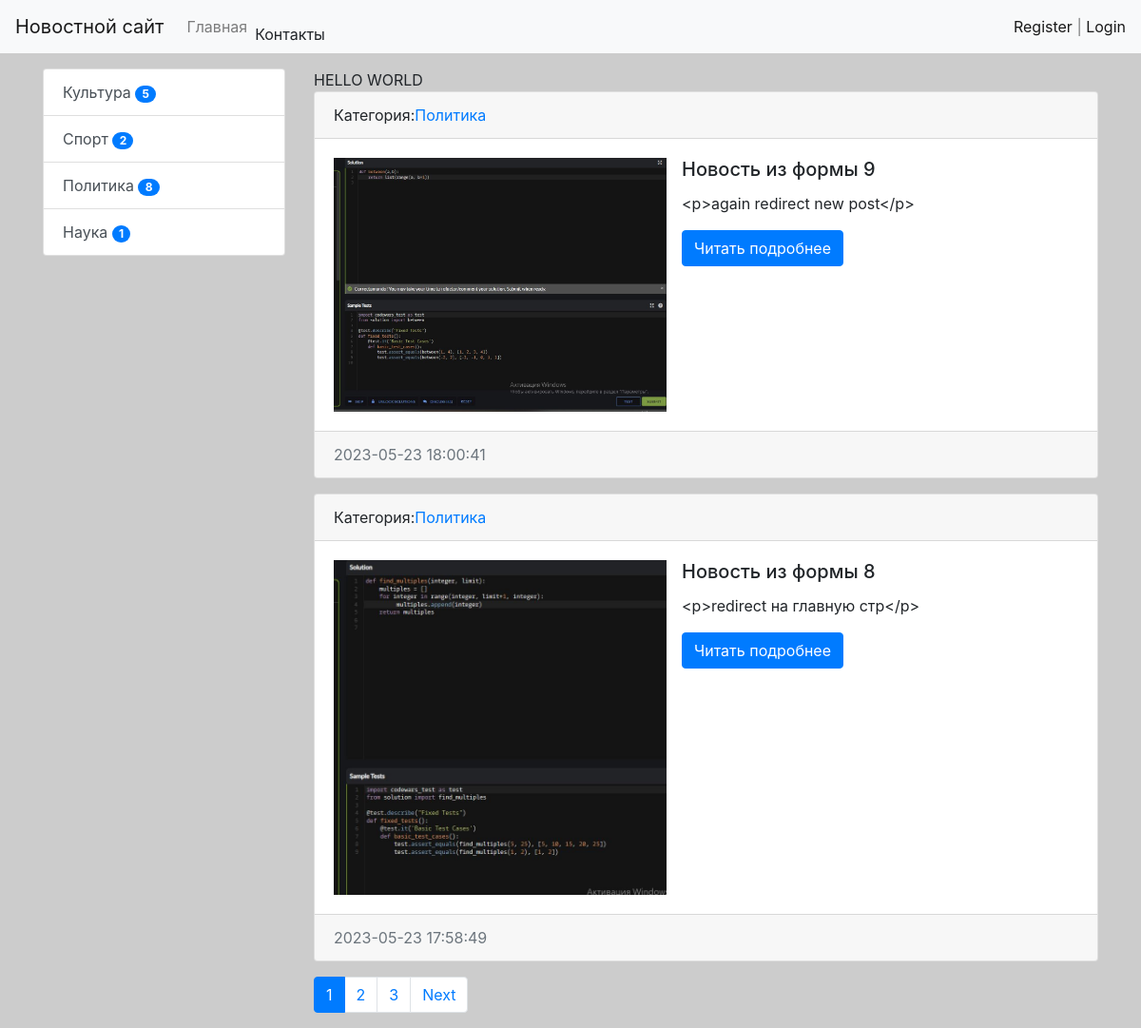
The page / on the database its author committed.
### news/models.py (models this page shows, shortened)
class Category(models.Model):
    title = models.CharField(max_length=150, db_index=True, verbose_name='Наименование категории')
    def get_absolute_url(self):
        return reverse('category', kwargs={'category_id': self.pk})
    def __str__(self):
        return self.title
    class Meta:
        verbose_name = 'Категория'
        verbose_name_plural = 'Категории'
        ordering = ['title']

class News(models.Model):
    title = models.CharField(max_length=150, verbose_name='Наименование')
    content = models.TextField(blank=True, verbose_name='Контент')
    created_at = models.DateTimeField(auto_now_add=True, verbose_name='Дата публикации')
    updated_at = models.DateTimeField(auto_now=True, verbose_name='Обновлено')
    photo = models.ImageField(upload_to='photos/%Y/%m/%d/', verbose_name='Фото', blank=True)
    is_published = models.BooleanField(default=True, verbose_name='Опубликовано')
    category = models.ForeignKey('Category', on_delete=models.PROTECT, verbose_name='Категория')
    views = models.IntegerField(default=0)
    def get_absolute_url(self):
        return reverse('view_news', kwargs={'pk': self.pk})
    class Meta:
        verbose_name = 'Новость'
        verbose_name_plural = 'Новости'
        ordering = ['-created_at']

### news/views.py (the view)
# urls.py: path('', HomeNews.as_view(), name='home'),
class HomeNews(MyMixin, ListView):
    model = News
    template_name = 'news/home_news_list.html'
    context_object_name = 'news'
    mixin_prop = 'hello world'
    paginate_by = 2
    def get_context_data(self, *, object_list=None, **kwargs):
        context = super().get_context_data(**kwargs)
        context['title'] = self.get_upper('Главная страница')
        context['mixin_prop'] = self.get_prop()
        return context
    def get_queryset(self):
        return News.objects.filter(is_published=True).select_related('category')

### news/templatetags/news_tags.py (called while the page is built)
@register.inclusion_tag('news/list_categories.html')
def show_categories(arg1="hi", arg2='wo'):
    categories = Category.objects.annotate(cnt=Count('news', filter=F('news__is_published'))).filter(cnt__gt=0)
    return{"categories": categories, "arg1": arg1, "arg2": arg2}

### news/utils.py (called while the page is built)
    def get_prop(self):
        return self.mixin_prop.upper()

    def get_upper(self, s):
        if isinstance(s, str):
            return s.upper()
        else:
            return s.title.upper()

### news/templates/news/home_news_list.html (shortened to what this page needs)
{% extends 'base.html' %}
{% block sidebar %}
{% include 'inc/_sidebar.html' %}
{% endblock %}
{% block content %}
{{ mixin_prop }}
    {% for item in news %}
    <div class="card mb-3">
  <div class="card-header">
    Категория:<a href="{{ item.category.get_absolute_url }}">{{item.category}}</a>
  </div>
  <div class="card-body">
    <div class="media">
      {% if item.photo %}
      <img src="{{ item.photo.url }}"  alt="" width="350" class="mr-3">
      {% else %}
      <img src="https://picsum.photos/id/1060/200/300/?blur=2" alt=""  class="mr-3">
      {% endif %}
     <div class="media-body">
       <h5 class="card-title">{{ item.title }}</h5>
       <p class="card-text">{{ item.content }}</p>
       <a href="{{ item.get_absolute_url }}" class="btn btn-primary">Читать подробнее</a>
     </div>
    </div>
  </div>
  <div class="card-footer text-muted">
    {{ item.created_at|date:"Y-m-d H:i:s" }}
  </div>
</div>
{% endfor %}
{% endblock %}

### templates/base.html (shortened to what this page needs)
<!doctype html>
{% load static%}
<html lang="en">
  <head>
    <link rel="stylesheet" href="{% static 'bootstrap/css/bootstrap.min.css' %}">
    <link rel="stylesheet" href="{% static 'css/style.css' %}">
  </head>
  <body>
  {% include 'inc/_nav.html' %}
<div class ="container mt-3">
  <div class ="row">
    <div class="col-md-3">
    {% block sidebar %} SIDEBAR {% endblock%}
    </div>
    <div class="col-md-9">
    {% block content %} CONTENT {% endblock%}
      {% if page_obj.has_other_pages %}
      <nav aria-label="...">
  <ul class="pagination">
    {% for p in page_obj.paginator.page_range %}
      {% if page_obj.number == p %}
         <li class="page-item active" aria-current="page">
             <a class="page-link" href="?page={{ p }}">{{ p }} <span class="sr-only">(current)</span> </a>
         </li>
      {% elif p > page_obj.number|add:-3 and p < page_obj.number|add:+3 %}
         <li class="page-item">
             <a class="page-link" href="?page={{ p }}">{{ p }}</a>
         </li>
      {% endif %}
    {% endfor %}
    {%if page_obj.has_next%}
        <li class="page-item">
             <a class="page-link" href="?page={{ page_obj.next_page_number }}" tabindex="-1">Next</a>
        </li>
    {% endif %}
  </ul>
</nav>
      {% endif %}
    </div>
  </div>
</div>
  </body>
</html>

### templates/inc/_nav.html (shortened to what this page needs)
<nav class="navbar navbar-expand-lg navbar-light bg-light">
  <a class="navbar-brand" href="{% url 'home' %}">Новостной сайт</a>
  <div class="collapse navbar-collapse" id="navbarSupportedContent">
    <ul class="navbar-nav mr-auto">
      <li class="nav-item"><a class="nav-link" href="{% url 'home' %}">Главная</a></li>
      <li class="nav-item"><a class="nav-link" href="{% url 'contact' %}"></a>Контакты</li>
    </ul>
    <span class="navbar-text">
      {% if request.user.is_authenticated %}
      Добро пожаловать, {{ user.username }} | <a href="{% url 'logout' %}">Выход</a>
      {% else %}
      <a href ="{% url 'register' %}">Register</a> | <a href ="{% url 'login' %}">Login</a>
      {% endif %}
    </span>
  </div>
</nav>

### templates/inc/_sidebar.html (shortened to what this page needs)
   {% load news_tags %}
   {% show_categories %}

### news/templates/news/list_categories.html
 <div class="list-group">
       {% for item in categories %}
  <a href="{{ item.get_absolute_url }}" class="list-group-item list-group-item-action">{{ item.title }} <span class="badge badge-primary badge-pill">{{ item.cnt }}</span></a>
       {% endfor %}
     </div>

### mysite/static/css/style.css (style rules this page uses)
body { background-color: #ccc; }

### rows shown on the page
Category: title "Культура", cnt "5"
Category: title "Спорт", cnt "2"
Category: title "Политика", cnt "8"
Category: title "Наука", cnt "1"
News: category "Политика", photo (picture), title "Новость из формы 9", content "<p>again redirect new post</p>", created_at "2023-05-23 18:00:41"
News: category "Политика", photo (picture), title "Новость из формы 8", content "<p>redirect на главную стр</p>", created_at "2023-05-23 17:58:49"

### other values the page prints
{{ mixin_prop }} "HELLO WORLD"
{{ p }} "1"
{{ p }} "2" "3"
